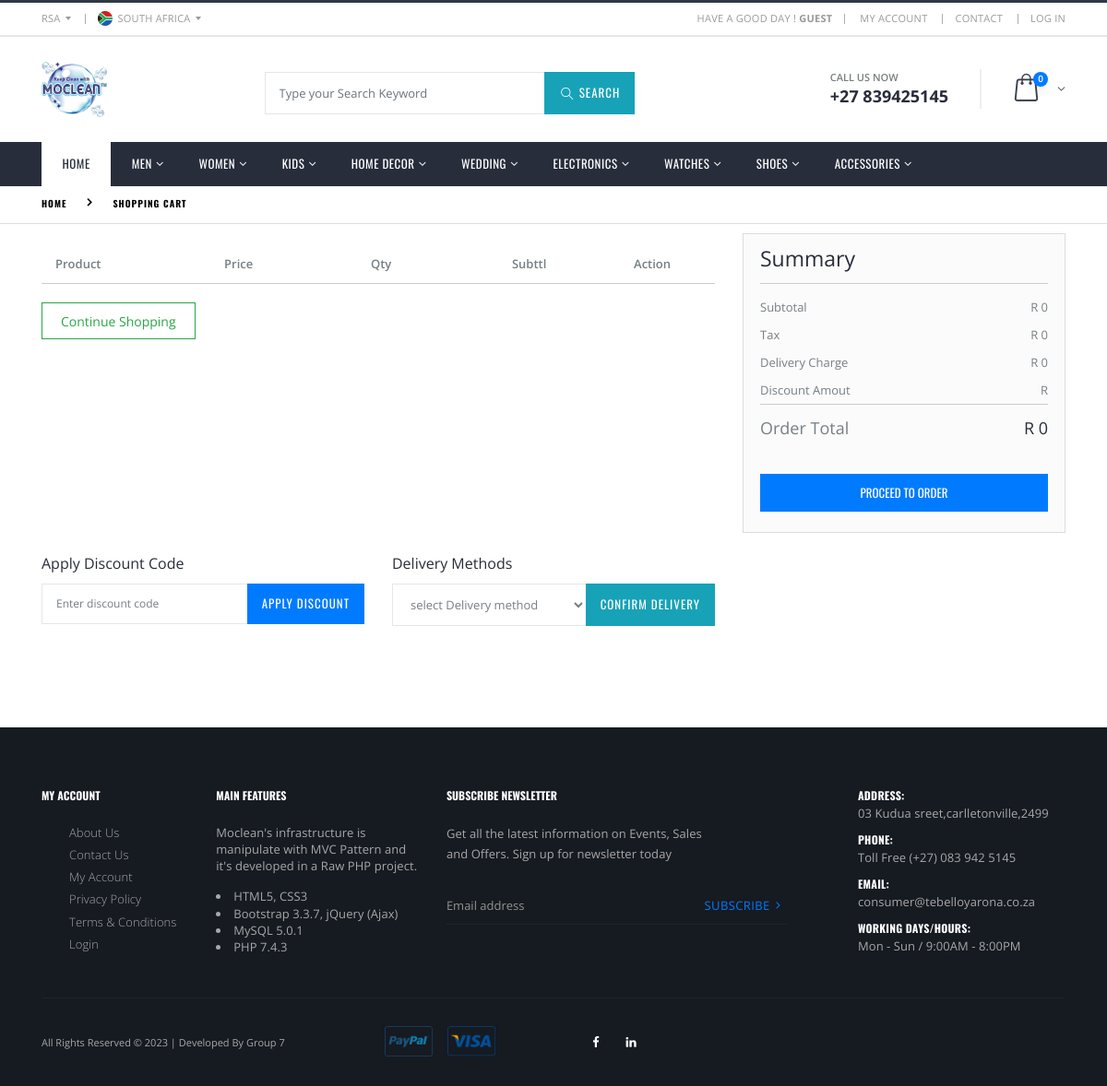
The app's page /cart.php with its own data.
### tables this page shows
CREATE TABLE `categories` (
  `id` int(11) NOT NULL COMMENT 'CATEGORIES ID',
  `category_name` varchar(64) NOT NULL,
  `category_status` enum('Active','Inactive') NOT NULL DEFAULT 'Active',
  `created_at` datetime DEFAULT NULL,
  `updated_at` datetime DEFAULT NULL
);

### app/Http/Controllers/View.php (called while the page is built, shortened)
<?php
class View
{
	public function loadContent($directory, $page_name)
	{
		include("resource/view/".$directory."/".$page_name.".php");
	}
}
?>

### cart.php (called while the page is built, shortened)
<?php
include("app/Http/Controllers/View.php");
$view = new View;
$view->loadContent("include", "session");
$view->loadContent("include", "top");

### app/Models/Eloquent.php (called while the page is built, shortened)
<?php
class Eloquent
{
	public $connection;
	public function __construct()
	{
		$this->connection = new PDO('mysql:host='.$GLOBALS['DBHOST'].';dbname='.$GLOBALS['DBNAME'].';charset=utf8', $GLOBALS['DBUSER'], $GLOBALS['DBPASS']);
		$this->connection->setAttribute(PDO::ATTR_ERRMODE, PDO::ERRMODE_EXCEPTION);
		$this->connection->setAttribute(PDO::ATTR_EMULATE_PREPARES, false);
	}
	public function selectData($columnName, $tableName, $whereValue = 0, $inColumn = 0, $inValue = 0, $formatBy = 0, $paginate = 0)
	{
		try
		{
			if($columnName == "*")
			{
				$sql1 = "SELECT ";
				$sql2 = "*";
			}
			$sql3 = " FROM `$tableName`";
			if(@$formatBy['GROUP'])
				$sql6 = " GROUP BY `" . $formatBy['GROUP'] . "`";
			else
				$sql6 = "";
			if(@$formatBy['ASC'])
				$sql7 = " ORDER BY `" . $formatBy['ASC'] . "` ASC";
			else if(@$formatBy['DESC'])
				$sql7 = " ORDER BY `" . $formatBy['DESC'] . "` DESC";
			else
				$sql7 = "";
			if($paginate != 0)
				$sql8 = " LIMIT " . $paginate['POINT'] . ", " . $paginate['LIMIT'];
			else
				$sql8 = "";
			if($whereValue != 0)
			{
				$sql4 = " WHERE ";
				foreach($whereValue AS $wa1Column => $wa1Value)
				{
					@$sql5 .= $wa1Column . " = " . "'" . $wa1Value . "' AND ";
				}
				$sql5 = trim($sql5); $sql5 = rtrim($sql5, "AND"); $sql5 = trim($sql5);
				$preSQL = $sql1 . $sql2 . $sql3 . $sql4 . $sql5 . $sql6 . $sql7 . $sql8;
			}
			else
			{
				if($inValue != 0)
				{
					$preSQL = $sql1 . $sql2 . $sql3 . $sql4 . $sql5 . $sql6 . $sql7 . $sql8;
				}
				else
				{
					$preSQL = $sql1 . $sql2 . $sql3 . $sql6 . $sql7 . $sql8;
				}
			}
			$query = $this->connection->prepare($preSQL);
			$query->execute();
			$dataSelected = $query->fetchAll(PDO::FETCH_ASSOC);
			return $dataSelected;
		}
		catch(Exception $e)
		{
			return 0;
		}
	}
	public function selectJoinData($columnName, $tableName, $joinType = "INNER", $onCondition, $whereValue = 0, $formatBy = 0, $paginate = 0)
	{
		try
		{
			if($columnName == "*")
			{
				$sql1 = "SELECT ";
				$sql2 = "*";
			}
			else
			{
				$sql1 = "SELECT ";
				foreach($columnName AS $ca1Column => $ca1Value)
				{
					@$sql2 .= "$ca1Value, ";
				}
				$sql2 = rtrim(@$sql2, ", ");
			}
			$sql3 = " FROM `" . $tableName['MAIN'] . "`";
			foreach($onCondition AS $on1Column => $on1Value)
			{
				@$sql4 .= " " . $joinType . " JOIN `" . $tableName[$on1Column] . "` ON " . $on1Value[0] . " = " . $on1Value[1];
			}
			if(@$formatBy['ASC'])
				$sql7 = " ORDER BY " . $formatBy['ASC'] . " ASC";
			else if(@$formatBy['DESC'])
				$sql7 = " ORDER BY " . $formatBy['DESC'] . " DESC";
			else
				$sql7 = "";
			if($whereValue != 0)
			{
				$sql5 = " WHERE ";
				foreach($whereValue AS $wa1Column => $wa1Value)
				{
					@$sql6 .= $wa1Column . " = " . "'" . $wa1Value . "' AND ";
				}
				$sql6 = trim($sql6); $sql6 = rtrim($sql6, "AND"); $sql6 = trim($sql6);
				$preSQL = $sql1 . $sql2 . $sql3 . $sql4 . $sql5 . $sql6 . $sql7;
			}
			else
			{
				$preSQL = $sql1 . $sql2 . $sql3 . $sql4 . $sql7;
			}
			$query = $this->connection->prepare($preSQL);
			$query->execute();
			$dataSelected = $query->fetchAll(PDO::FETCH_ASSOC);
			return $dataSelected;
		}
		catch(Exception $e)
		{
			return 0;
		}
	}
}
?>

### resource/view/include/top.php (the view, shortened to what this page needs)
<!DOCTYPE html>
<html lang="en">
	<head>
		<link rel="stylesheet" href="public/assets/css/bootstrap.min.css">
		<link rel="stylesheet" href="public/assets/css/toastr.css">
		<link rel="stylesheet" href="public/assets/css/style.min.css">
		<link rel="stylesheet" href="public/assets/css/custom.css">
	</head>
	<body>
		<?php
			include("app/Models/Eloquent.php");
			$eloquent = new Eloquent;
			$columnName = $tableName = $whereValue = null;
			$columnName = "*";
			$tableName = "categories";
			$whereValue['category_status'] = "Active";
			$categoryMenu = $eloquent->selectData($columnName, $tableName, @$whereValue);
			$columnName = $tableName = $joinType = $onCondition = $whereValue = $formatBy = null;
			$columnName["1"] = "shopcarts.quantity";
			$columnName["2"] = "products.id";
			$columnName["3"] = "products.product_name";
			$columnName["4"] = "products.product_price";
			$columnName["5"] = "products.product_master_image";
			$tableName["MAIN"] = "shopcarts";
			$joinType = "INNER";
			$tableName["1"] = "products";
			$onCondition["1"] = ["shopcarts.product_id", "products.id"];
			$whereValue["shopcarts.customer_id"] = @$_SESSION['SSCF_login_id'];
			$formatBy["DESC"] = "shopcarts.id";
			$myaddcartItems = $eloquent->selectJoinData($columnName, $tableName, $joinType, $onCondition, @$whereValue, @$formatBy, @$paginate);
		?>
		<div class="page-wrapper">
			<header class="header" id="header">
				<div class="header-top">
					<div class="container">
						<div class="header-left header-dropdowns">
							<div class="header-dropdown">
								<a href="#">RSA</a>
							</div>
							<div class="header-dropdown">
								<a href="#"><img src="public/assets/images/favicon/SA_flag.png" alt="South African flag">South Africa</a>
							</div>
						</div>
						<div class="header-right">
							<p class="welcome-msg">Have a good day !
								<?php
									if(@$_SESSION['SSCF_login_id'] > 0) {
										echo '<b>'. @$_SESSION['SSCF_login_user_name'] .'</b>' ;
										} else {
										echo '<b> GUEST </b>' ;
									}
								?>
							</p>
							<div class="header-dropdown dropdown-expanded">
								<div class="header-menu">
									<ul>
										<li><a href="dashboard.php">MY ACCOUNT </a></li>
										<li><a href="contact.php">Contact</a></li>
										<?php
											if(@$_SESSION['SSCF_login_id'] > 0)
											{
												echo '<li><a href="?exit=yes">LOG OUT</a></li>';
											}
											else
											{
												echo '<li><a href="login.php">LOG IN</a></li>';
											}
										?>
									</ul>
								</div>
							</div>
						</div>
					</div>
				</div>
				<div class="header-middle">
					<div class="container">
						<div class="header-left">
							<a href="index.php" class="logo">
								<img style="height: 60px;" src="public/assets/images/favicon/Moclen_logo.jpg" alt="MocleanLogo">
							</a>
						</div>
						<div class="header-center" style="padding-left: -20px;">
							<form action="search.php" method="post" style="margin-bottom: -8px;">
								<div class="input-group" style="width: 100%; margin: 0px 60px;">
									<input type="search" class="form-control" name="keywords" id="search" placeholder="Type your Search Keyword" required>
									<div class="input-group-append">
										<button class="btn btn-sm btn-info" type="submit"><i class="icon-magnifier"></i> SEARCH </button>
									</div>
								</div>
							</form>
						</div>
						<div class="header-right">
							<div class="header-contact"><span>Call us now</span>
								<a href="tel:#"><strong>+27 839425145</strong></a>
							</div>
							<div class="dropdown cart-dropdown">
								<a href="#" class="dropdown-toggle" role="button" data-toggle="dropdown" aria-haspopup="true" aria-expanded="false" data-display="static">
									<span class="cart-count"> <?php echo count(@$myaddcartItems); ?> </span>
								</a>
							</div>
						</div>
					</div>
				</div>
				<div class="header-bottom sticky-header">
					<div class="container">
						<nav class="main-nav">
							<ul class="menu sf-arrows">
								<li class="active"><a href="index.php">Home</a></li>
								<?php
									foreach($categoryMenu as $eachCategory)
									{
										echo'
										<li><a href="#" class="sf-with-ul">'.$eachCategory['category_name'].'</a>
										<ul>';
										echo '</ul>
										</li>';
									}
								?>
							</ul>
						</nav>
					</div>
				</div>
			</header>

### public/assets/css/custom.css (style rules this page uses)
ul, .list-unstyled { padding-left: 30px; }

### records on screen
categories: category_name "MEN"
categories: category_name "WOMEN"
categories: category_name "KIDS"
categories: category_name "HOME DECOR"
categories: category_name "WEDDING"
categories: category_name "ELECTRONICS"
categories: category_name "WATCHES"
categories: category_name "SHOES"
categories: category_name "ACCESSORIES"

### other values on screen
count(@$myaddcartItems) "0"
$GLOBALS['CURRENCY'] "R"
$cartSubtotal "0"
$tax = ($cartSubtotal * $GLOBALS['TAX']) / 100 "0"
